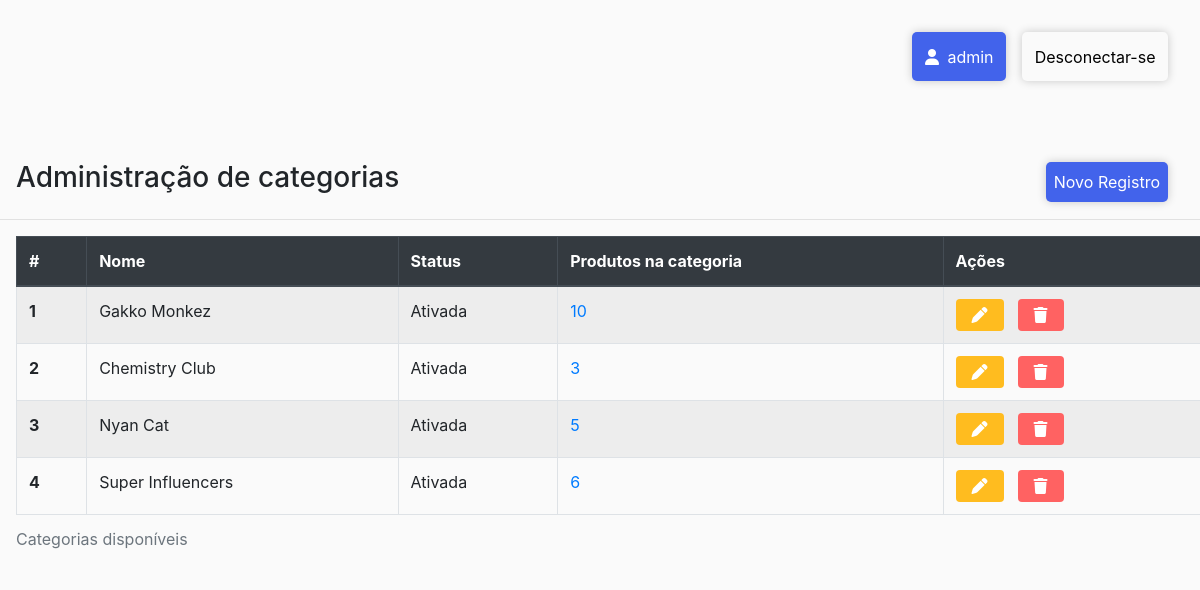
/admin/index.php (signed in), run on the app's committed database.
### tables this page shows
CREATE TABLE IF NOT EXISTS `categories` (
  `id` int(11) NOT NULL AUTO_INCREMENT,
  `name` varchar(255) NOT NULL,
  `is_active` tinyint(1) NOT NULL DEFAULT 1,
  PRIMARY KEY (`id`)
);

### main/classes/Database.php (called while the page is built)
<?php
class Database {
    private $DB_USER = "root";
    private $DB_NAME = "sigma";
    private $DB_HOST = "localhost";
    private $DB_PASS = "";
    public $pdo;
    public function __construct() {
        try {
            $this->pdo = new PDO("mysql:dbname=$this->DB_NAME;host=$this->DB_HOST", $this->DB_USER, $this->DB_PASS);
        } catch (PDOException $e) {
            print("Unable to establish database connection ".$e->getMessage());
        } catch (Exception $e) {
            print("Error ".$e->getMessage());
        }
    }
    public function Query($sql, $params = []) {
        $query = $this->pdo->prepare($sql);
        $query->execute();
        $result = $query->fetchAll(PDO::FETCH_ASSOC);
        return $result;
    }
}

### admin/index.php (the view, shortened to what this page needs)
<?php
require_once "../main/classes/Database.php";
$databaseClass = new Database();
include_once "./includes/view/_Head.php";
$username = $_SESSION["LOGIN"]["username"];
?>
<header>
  <div class="user-infos">
    <div class="user">
      <i class="fas fa-user icon user-icon"></i>
      <?php echo $username ?>
    </div>
    <form action="pages/logout.php" method="post">
      <input type="submit" value="Desconectar-se" />
    </form>
  </div>
</header>
<main>
  <header id="categories-header">
    <h3>Administração de categorias</h2>
    <button>Novo Registro</button>
  </header>
  <hr />
  <div>
    <table class="table table-bordered table-striped table-hover">
    <caption>Categorias disponíveis</caption>
      <thead class="thead-dark">
        <tr>
          <th scope="col">#</th>
          <th scope="col">Nome</th>
          <th scope="col">Status</th>
          <th scope="col">Produtos na categoria</th>
          <th scope="col-2">Ações</th>
        </tr>
      </thead>
      <tbody>
        <?php
            $categoriesQuery = $databaseClass->query("SELECT * FROM `categories`");
            foreach ($categoriesQuery as $key => $categoriesInfos) {
                $categoryId = $categoriesInfos["id"];
                $productsInCategory = $databaseClass->query("SELECT COUNT(id) AS `amount` FROM `products` WHERE `category_id` = '{$categoryId}'");
                $isActive = $categoriesInfos['is_active'] == 1 ? "Ativada" : "Desativada";
                echo "<tr>";
                    echo "<th scope='row'>{$categoryId}</th>";
                    echo "<td>{$categoriesInfos['name']}</td>";
                    echo "<td>{$isActive}</td>";
                    echo "<td>";
                        echo "<a href='#'>{$productsInCategory[0]['amount']}</a>";
                    echo "</td>";
                    echo "<td>";
                        echo "<div class='buttons'>";
                            echo "<button class='edit-button'>";
                                echo "<i class='fas fa-pen icon'></i>";
                            echo "</button>";
                            echo "<button class='delete-button'>";
                                echo "<i class='fas fa-trash icon'></i>";
                            echo "</button>";
                        echo "</div>";
                    echo "</td>";
                echo "</tr>";
            }
        ?>
      </tbody>
    </table>
  </div>
</main>

### admin/includes/view/_Head.php (shortened to what this page needs)
<!DOCTYPE html>
<html lang="pt-br">
<head>
    <link rel="stylesheet" href="path/to/font-awesome/css/font-awesome.min.css">
    <link rel="stylesheet" href="https://cdn.jsdelivr.net/npm/bootstrap@4.6.1/dist/css/bootstrap.min.css"
>
    <link rel="stylesheet" href="./css/global.css">
    <link rel="stylesheet" href="../css/global.css">
</head>
<body>
</body>
</html>

### admin/css/global.css (style rules this page uses)
* { padding: 0; margin: 0; box-sizing: border-box; }
body { background: #fafafa; }
.user-infos { display: flex; justify-content: flex-end; margin: 2rem 2rem 0 0; }
.user { padding: .785rem; border: 0; background: #4263EB; color: white; border-radius: 5px; box-shadow: 0 0 10px rgba(0, 0, 0, 0.2); transition: 0.1s background; margin-right: 1rem; }
.user-infos input { padding: .785rem; border: 0; background: #fafafa; color: black; border-radius: 5px; box-shadow: 0 0 10px rgba(0, 0, 0, 0.2); transition: 0.1s background; }
.user-icon { margin-right: 0.25rem; }
main > #categories-header { display: flex; align-items: center; justify-content: space-between; padding: 0 1rem 0 1rem; margin-top: 5rem; }
main > #categories-header > button { padding: .50rem; border: 0; background: #4263EB; color: white; border-radius: 5px; box-shadow: 0 0 10px rgba(0, 0, 0, 0.2); transition: 0.1s background; margin-right: 1rem; }
.table { margin: 1rem; max-width: 99%; }
.buttons button { border: 0; }
.buttons .edit-button { padding: 0.25rem 1rem 0.25rem 1rem; background: #FFBC1F; border-radius: 4px; color: white; margin-right: 0.875rem; }
.buttons .delete-button { padding: 0.25rem 1rem 0.25rem 1rem; background: #FF6262; border-radius: 4px; color: white; }

### data on the page
categories: id "1", name "Gakko Monkez", is_active "Ativada", amount "10"
categories: id "2", name "Chemistry Club", is_active "Ativada", amount "3"
categories: id "3", name "Nyan Cat", is_active "Ativada", amount "5"
categories: id "4", name "Super Influencers", is_active "Ativada", amount "6"

### other printed values
$username "admin"
